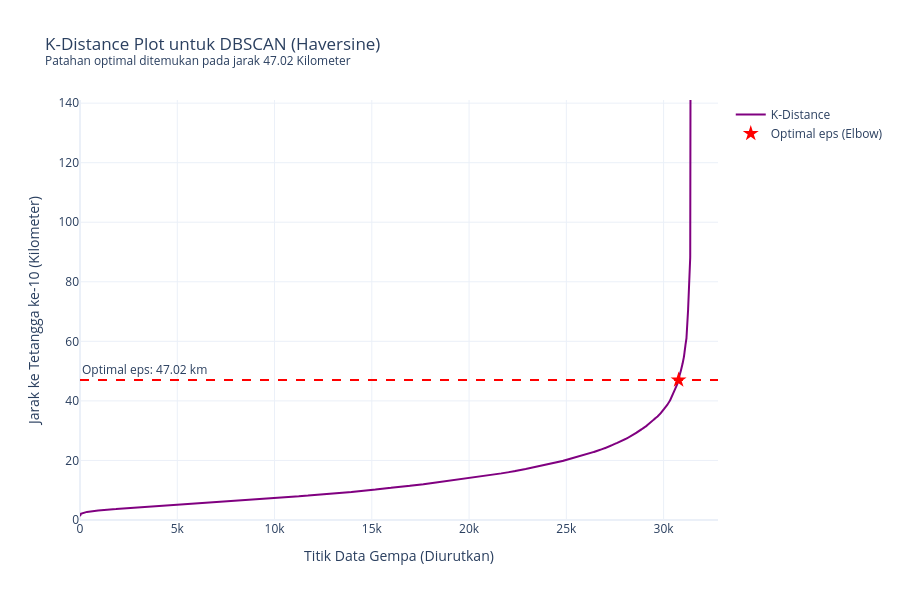

The notebook cell saved with this chart:
### Markdown cell above
### **K-Distance Plot**

### Code cell
# 1. Konversi Koordinat ke Radian
coords_radians = np.radians(df[['latitude', 'longitude']].values)

# 2. Fit Nearest Neighbors (Gunakan min_samples yang direncanakan, misal: 10)
k_neighbors = 10
neighbors = NearestNeighbors(n_neighbors=k_neighbors, metric='haversine')
neighbors_fit = neighbors.fit(coords_radians)

# 3. Hitung Jarak dan Urutkan
distances, indices = neighbors_fit.kneighbors(coords_radians)

# Ambil jarak ke tetangga ke-k, lalu urutkan dari terkecil ke terbesar
# KONVERSI KE KILOMETER: Kalikan radian dengan jari-jari bumi (R ≈ 6371 km)
distances_km = np.sort(distances[:, k_neighbors-1]) * 6371.0

# ====================================================================
# PENCARIAN ELBOW SECARA MATEMATIS (OBJEKTIF)
# Mencari titik melengkung paling tajam menggunakan jarak titik ke garis
# ====================================================================
x = np.arange(len(distances_km))
y = distances_km

# Buat garis imajiner dari titik awal ke titik akhir grafik
p1 = np.array([x[0], y[0]])
p2 = np.array([x[-1], y[-1]])

# Hitung jarak tegak lurus dari setiap titik kurva ke garis imajiner tersebut
cross_area = np.abs(np.cross(p2 - p1, p1 - np.vstack((x, y)).T))
distances_to_line = cross_area / np.linalg.norm(p2 - p1)

# Titik dengan jarak terjauh dari garis lurus adalah "Elbow" (Patahan)
elbow_idx = np.argmax(distances_to_line)
best_eps = y[elbow_idx]

print(f"Selesai! Nilai eps spasial terbaik (Elbow Point): {best_eps:.2f} KM")

# ====================================================================
# VISUALISASI DENGAN PLOTLY
# ====================================================================
fig = go.Figure()

# Plot Garis K-Distance
fig.add_trace(go.Scatter(
    x=x, y=y,
    mode='lines',
    name='K-Distance',
    line=dict(color='purple', width=2)
))

# Plot Titik Elbow (eps terbaik)
fig.add_trace(go.Scatter(
    x=[elbow_idx], y=[best_eps],
    mode='markers',
    name='Optimal eps (Elbow)',
    marker=dict(color='red', size=12, symbol='star')
))

# Tambahkan garis horizontal putus-putus untuk menyorot nilai eps
fig.add_hline(
    y=best_eps, 
    line_dash="dash", 
    line_color="red", 
    annotation_text=f"Optimal eps: {best_eps:.2f} km", 
    annotation_position="top left"
)

# Rapikan layout
fig.update_layout(
    title=f"K-Distance Plot untuk DBSCAN (Haversine)<br><sup>Patahan optimal ditemukan pada jarak {best_eps:.2f} Kilometer</sup>",
    xaxis_title="Titik Data Gempa (Diurutkan)",
    yaxis_title=f"Jarak ke Tetangga ke-{k_neighbors} (Kilometer)",
    template='plotly_white',
    height=600,
    showlegend=True,
    # Potong sumbu Y agar lonjakan tidak membuat kurva terlihat datar di bawah
    yaxis=dict(range=[0, best_eps * 3]) 
)

fig.show()

### Figure 1 — Plotly figure (JSON) as saved in the notebook; plotly's stock layout.template omitted (floating-point values rounded to 4 significant figures; data arrays with more than 128 entries replaced by an {"elided": "..."} marker saying what was removed)
{"data": [{"line": {"color": "purple", "width": 2}, "mode": "lines", "name": "K-Distance", "type": "scatter", "x": {"elided": "31529 int values"}, "y": {"elided": "31529 float values"}}, {"marker": {"color": "red", "size": 12, "symbol": "star"}, "mode": "markers", "name": "Optimal eps (Elbow)", "type": "scatter", "x": [30771], "y": [47.02]}], "layout": {"annotations": [{"showarrow": false, "text": "Optimal eps: 47.02 km", "x": 0, "xanchor": "left", "xref": "x domain", "y": 47.02, "yanchor": "bottom", "yref": "y"}], "height": 600, "shapes": [{"line": {"color": "red", "dash": "dash"}, "type": "line", "x0": 0, "x1": 1, "xref": "x domain", "y0": 47.02, "y1": 47.02, "yref": "y"}], "showlegend": true, "title": {"text": "K-Distance Plot untuk DBSCAN (Haversine)<br><sup>Patahan optimal ditemukan pada jarak 47.02 Kilometer</sup>"}, "xaxis": {"title": {"text": "Titik Data Gempa (Diurutkan)"}}, "yaxis": {"range": [0, 141.1], "title": {"text": "Jarak ke Tetangga ke-10 (Kilometer)"}}}}
